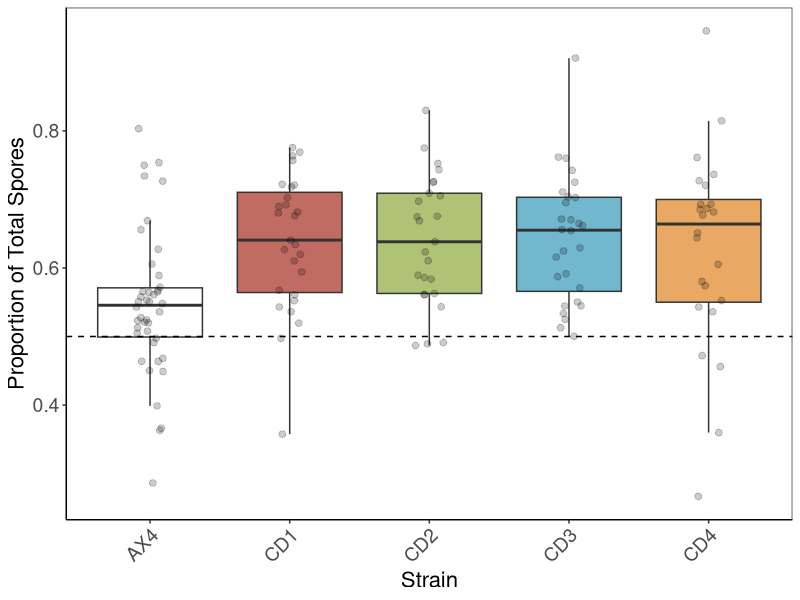
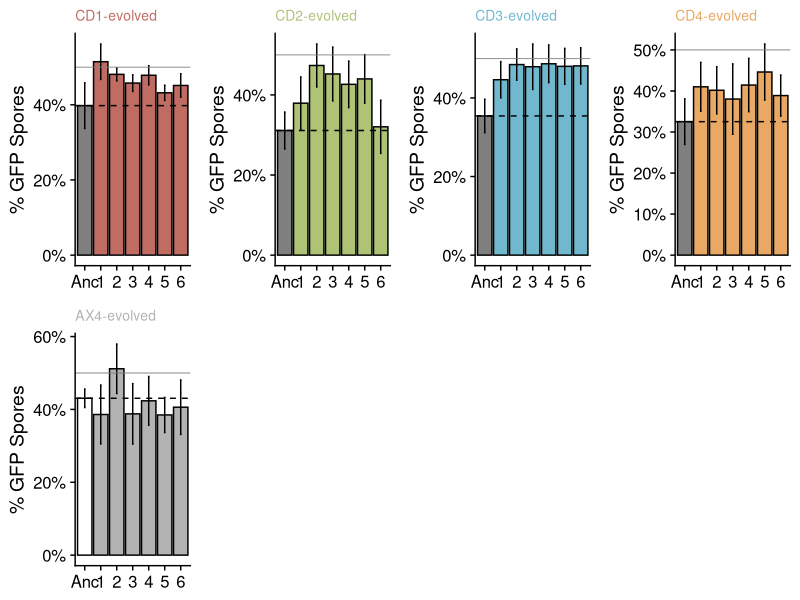
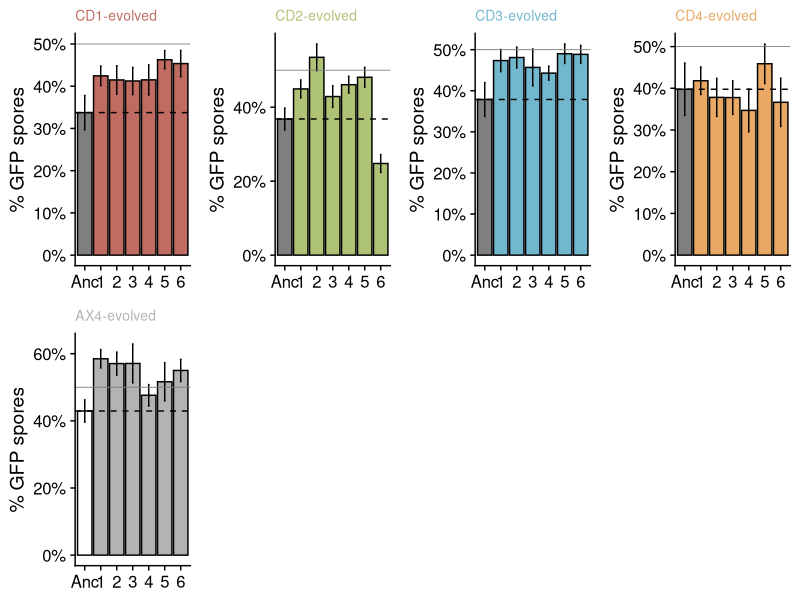
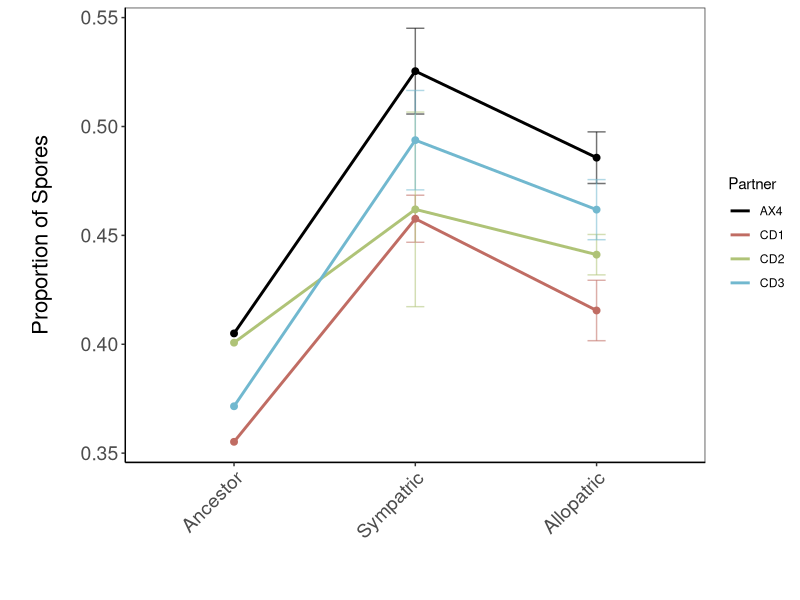
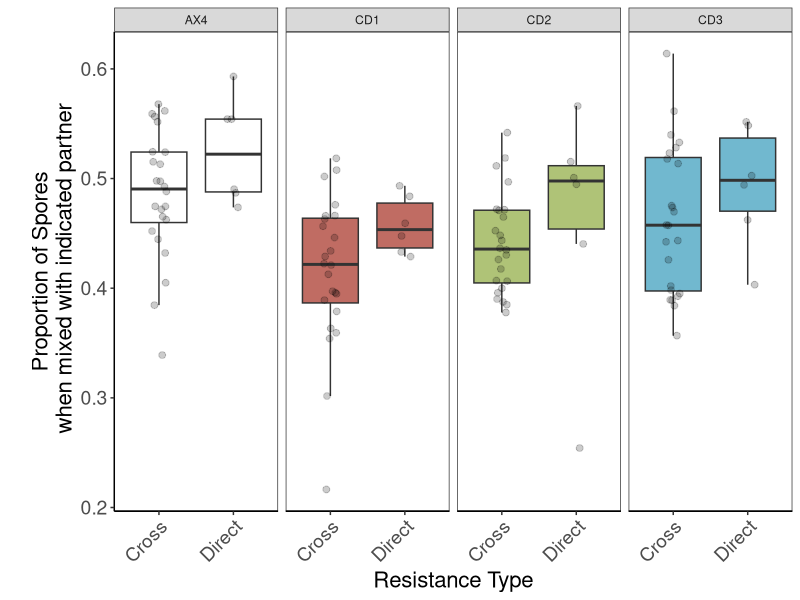
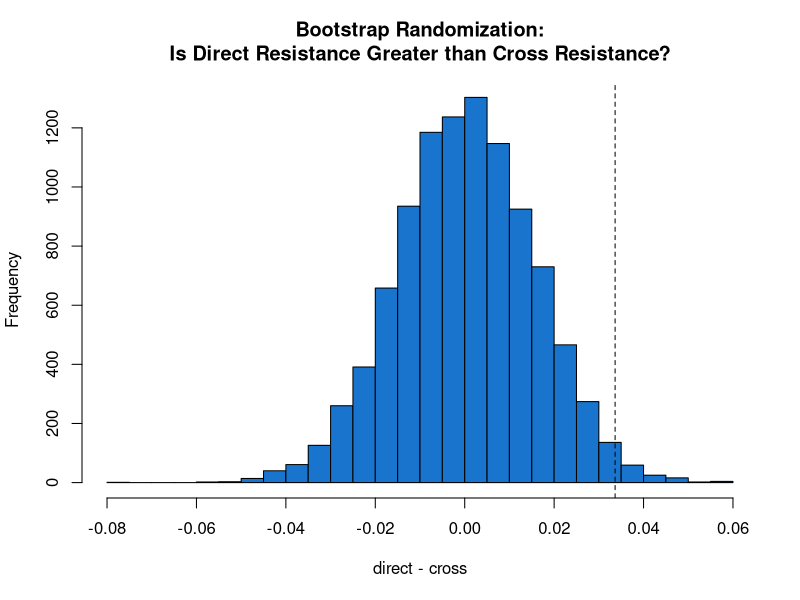

The R source for these figures, in order:
## ---- chunk 1
library(tidyverse)
library(cowplot)
library(glmmTMB)
library(emmeans)
library(scales) # formatting y-axis digits

theme_set(theme_cowplot())
my.cols <- c( CD1 = "#C06C63",CD2 = "#AFC377", CD3 = "#71B8CF", CD4 = "#E9A864", none= "gray50", "AX4" = "white") 
## ---- chunk 2

cd_data = read.table("datafiles/ancestor_resistance.txt", header=T, sep="\t")
cd_data$spores_prct_unl = 1 - cd_data$spores_prct_gfp
cd_data$strain_unl = factor(cd_data$strain_unl, levels=c("AX4", "CD1", "CD2", "CD3", "CD4"))

ggplot(data=cd_data, aes(x=strain_unl, y=spores_prct_unl,fill=factor(strain_unl))) + 
  geom_boxplot(outlier.shape=NA) + 
  geom_jitter(width=0.1,size=2,alpha=0.2) +  
  scale_fill_manual(values=my.cols) +
  geom_hline(yintercept=0.5, lty=2) + theme_bw() + 
  theme(axis.title = element_text(size = 16), 
                     axis.text = element_text(size = 14),
                     axis.text.x = element_text(angle = 45, hjust = 1),
                     panel.grid.major = element_blank(),
                     panel.grid.minor = element_blank(), 
                     axis.line = element_line(colour = "black")) +
  ylab("Proportion of Total Spores") + xlab('Strain') + theme(legend.position = "none")

## ---- chunk 3

fit1 = glmmTMB(spores_prct_unl ~ strain_unl + expt_date, data = cd_data, family=beta_family(link="logit"))
emmeans(fit1, specs = trt.vs.ctrl ~ strain_unl)

## ---- chunk 4

in_pop_resist = read.table('datafiles/evolved_population_resistance.txt', sep='\t', header=T, stringsAsFactors = F, na.strings = c("NA"))

data_sum = in_pop_resist %>% group_by(strain_unl, strain_gfp, evol_partner) %>% summarise(mean_prct_gfp_spores = mean(spores_prct_gfp), se_prct_gfp_spores = sd(spores_prct_gfp)/sqrt(length(spores_prct_gfp))) 

# Filter data to AX4 (at) and each CD strain
cd1_data_sum <- subset(data_sum, strain_unl == "CD1")
cd2_data_sum <- subset(data_sum, strain_unl == "CD2")
cd3_data_sum <- subset(data_sum, strain_unl == "CD3")
cd4_data_sum <- subset(data_sum, strain_unl == "CD4")
ax4_data_sum <- subset(data_sum, strain_unl == "AX4")

# Get the value of the control mix (CD strain vs AX4G) to use as reference line
cd1_no_evo_control = cd1_data_sum %>% filter(strain_gfp == 'AX4G') %>% pull(mean_prct_gfp_spores)
cd2_no_evo_control = cd2_data_sum %>% filter(strain_gfp == 'AX4G') %>% pull(mean_prct_gfp_spores)
cd3_no_evo_control = cd3_data_sum %>% filter(strain_gfp == 'AX4G') %>% pull(mean_prct_gfp_spores)
cd4_no_evo_control = cd4_data_sum %>% filter(strain_gfp == 'AX4G') %>% pull(mean_prct_gfp_spores)
ax4_no_evo_control = ax4_data_sum %>% filter(strain_gfp == 'AX4G') %>% pull(mean_prct_gfp_spores)

make_resistance_plot <-function(input_data, nonevolved_control, strain_col, plot_title) {
p = ggplot(data=input_data) + 
  geom_col(aes(x=strain_gfp, y=mean_prct_gfp_spores, fill=factor(evol_partner)),col='black') +  
  scale_fill_manual(values=c(strain_col, 'white'))  + 
  scale_x_discrete(labels=c('Anc', '1', '2', '3', '4', '5', '6')) +
  geom_errorbar(aes(x= strain_gfp, ymin = mean_prct_gfp_spores-se_prct_gfp_spores,                    
    ymax = mean_prct_gfp_spores +      se_prct_gfp_spores), width=0.1) + 
  geom_hline(yintercept = 0.5, lty=1, lwd=0.3, col='gray50') + 
  geom_hline(yintercept = nonevolved_control, lty=2, col='black') + 
  ylab('% GFP Spores') +
  theme(axis.title.x=element_blank()) +
  ggtitle(plot_title) + theme(plot.title = element_text(colour = strain_col, size=10, face='plain')) +
  scale_colour_manual(values = my.cols) + 
  scale_y_continuous(labels = function(x) paste0(round(as.numeric(x*100)), "%")) + 
  theme(legend.position = 'none')+
  theme(axis.title.x=element_blank())
  return(p)
}

rCD1 = make_resistance_plot(cd1_data_sum, cd1_no_evo_control, my.cols[1], 'CD1-evolved')
rCD2 = make_resistance_plot(cd2_data_sum, cd2_no_evo_control, my.cols[2], 'CD2-evolved')
rCD3 = make_resistance_plot(cd3_data_sum, cd3_no_evo_control, my.cols[3], 'CD3-evolved')
rCD4 = make_resistance_plot(cd4_data_sum, cd4_no_evo_control, my.cols[4], 'CD4-evolved')
rAX4 = make_resistance_plot(ax4_data_sum, ax4_no_evo_control, 'gray70', 'AX4-evolved')

plot_grid(rCD1, rCD2, rCD3, rCD4, rAX4, ncol=4, label_fontface = 'plain', label_size=2, hjust=0)

## ---- chunk 5

set.seed(123456)

# Filter data to AX4 and each CD strain
cd1_data <- subset(in_pop_resist, strain_unl == "CD1")
cd2_data <- subset(in_pop_resist, strain_unl == "CD2")
cd3_data <- subset(in_pop_resist, strain_unl == "CD3")
cd4_data <- subset(in_pop_resist, strain_unl == "CD4")
ax4_data <- subset(in_pop_resist, strain_unl == "AX4")

m_cd1 = glmmTMB(spores_prct_gfp ~ evol_partner + (1|evol_partner/strain_gfp) + exp_date, data = cd1_data,family=beta_family(link="logit"))
mm_cd1 = emmeans(m_cd1, specs = trt.vs.ctrl ~ evol_partner) 
summary(mm_cd1)

m_cd2 = glmmTMB(spores_prct_gfp ~ evol_partner + (1|evol_partner/strain_gfp) + exp_date, data = cd2_data,family=beta_family(link="logit"))
mm_cd2 = emmeans(m_cd2, specs = trt.vs.ctrl ~ evol_partner) 
summary(mm_cd2)

m_cd3 = glmmTMB(spores_prct_gfp ~ evol_partner + (1|evol_partner/strain_gfp) + exp_date, data = cd3_data,family=beta_family(link="logit"))
mm_cd3 = emmeans(m_cd3, specs = trt.vs.ctrl ~ evol_partner) 
summary(mm_cd3)

m_cd4 = glmmTMB(spores_prct_gfp ~ evol_partner + (1|evol_partner/strain_gfp) + exp_date, data = cd4_data,family=beta_family(link="logit"))
mm_cd4 = emmeans(m_cd4, specs = trt.vs.ctrl ~ evol_partner) 
summary(mm_cd4)

m_ax4 = glmmTMB(spores_prct_gfp ~ evol_partner + (1|evol_partner/strain_gfp) + exp_date, data = ax4_data,family=beta_family(link="logit"))
mm_ax4 = emmeans(m_ax4, specs = trt.vs.ctrl ~ evol_partner) 
summary(mm_ax4) # NS

 
## ---- chunk 6

in_resist = read.table('datafiles/evolved_isolates_resistance.txt', header=T, sep='\t', stringsAsFactors = F,na.strings = "NA") 

# Drop any replicates if either strain did not develop clonally
resist_filt= in_resist %>% filter(., spef_gfp > 0 & spef_unl > 0) %>% drop_na(spef_gfp, spef_unl) 

## Create factor 'mixtype' to categorise different mixes
resist = resist_filt %>% mutate(mixtype = 
                    case_when(
                    evol_partner == strain_unl ~ "Direct",
                    strain_gfp=="AX4_G" & startsWith(strain_unl, "r") ~ "Res_vs_Anc",
                    strain_gfp=="AX4_G" & startsWith(strain_unl, "CD") ~ "Cheat_vs_Anc",
                    strain_gfp=="AX4_G" & strain_unl=='AX4' ~ "Anc_vs_Anc",
                    evol_partner != strain_unl ~ "Cross",
                           ))

# Create "pop", which renames rCD2.1 to 1 and AX4_G to Anc, etc. for plotting purposes
resist$pop = resist$strain_gfp
resist = resist %>% mutate(pop = str_remove(pop, ".*\\.")) %>% mutate(pop = gsub("AX4_G", "Anc", pop))

clonal_direct_all = resist %>% filter(mixtype=='Direct'|mixtype=='Cheat_vs_Anc'|mixtype=='Anc_vs_Anc') 

# Average over replicates to create 'summarised' data
clonal_direct_sum = clonal_direct_all %>% group_by(strain_unl, strain_gfp, evol_partner, mixtype, pop) %>% summarise(mean_prct_gfp_spores = mean(spores_prct_gfp, na.rm=T), se_prct_gfp_spores = sd(spores_prct_gfp)/sqrt(length(spores_prct_gfp)))

clonal_direct_all = droplevels(clonal_direct_all)
clonal_direct_sum = droplevels(clonal_direct_sum)

## ---- chunk 7

# Filter data to AX4 (anc) and each CD strain
cd1_data <- subset(clonal_direct_all, strain_unl == "CD1")
cd2_data <- subset(clonal_direct_all, strain_unl == "CD2")
cd3_data <- subset(clonal_direct_all, strain_unl == "CD3")
cd4_data <- subset(clonal_direct_all, strain_unl == "CD4")
ax4_data <- subset(clonal_direct_all, strain_unl == "AX4")

cd1_data_sum = subset(clonal_direct_sum, strain_unl=="CD1")
cd2_data_sum = subset(clonal_direct_sum, strain_unl=="CD2")
cd3_data_sum = subset(clonal_direct_sum, strain_unl=="CD3")
cd4_data_sum = subset(clonal_direct_sum, strain_unl=="CD4")
ax4_data_sum = subset(clonal_direct_sum, strain_unl=="AX4")

# Info for reference line
cd1_no_evo_control = cd1_data_sum %>% filter(strain_gfp == 'AX4_G') %>% pull(mean_prct_gfp_spores)
cd2_no_evo_control = cd2_data_sum %>% filter(strain_gfp == 'AX4_G') %>% pull(mean_prct_gfp_spores)
cd3_no_evo_control = cd3_data_sum %>% filter(strain_gfp == 'AX4_G') %>% pull(mean_prct_gfp_spores)
cd4_no_evo_control = cd4_data_sum %>% filter(strain_gfp == 'AX4_G') %>% pull(mean_prct_gfp_spores)
ax4_no_evo_control = ax4_data_sum %>% filter(strain_gfp == 'AX4_G') %>% pull(mean_prct_gfp_spores)
## ---- chunk 8

make_resistance_plot <-function(input_data, nonevolved_control, strain_col, plot_title) {
p = ggplot(data=input_data) + 
  geom_col(aes(x=strain_gfp, y=mean_prct_gfp_spores, fill=factor(evol_partner)),col='black') +  
  scale_fill_manual(values=c(strain_col, 'white'))  + 
  scale_x_discrete(labels=c('Anc', '1', '2', '3', '4', '5', '6')) +
  geom_errorbar(aes(x= strain_gfp, ymin = mean_prct_gfp_spores-se_prct_gfp_spores, 
                    ymax =         mean_prct_gfp_spores+se_prct_gfp_spores), width=0.1) + 
  geom_hline(yintercept = 0.5, lty=1, lwd=0.3, col='gray50') + 
  geom_hline(yintercept = nonevolved_control, lty=2, col='black') + 
  ylab('% GFP spores') + 
  ggtitle(plot_title) + theme(plot.title = element_text(colour = strain_col, size=10, face='plain')) +
  scale_colour_manual(values = my.cols) + 
  scale_y_continuous(labels = function(x) paste0(round(as.numeric(x*100)), "%")) + 
  theme(legend.position = 'none')+
  theme(axis.title.x=element_blank())
  return(p)
}

rCD1 = make_resistance_plot(cd1_data_sum, cd1_no_evo_control, my.cols[1], 'CD1-evolved')
rCD2 = make_resistance_plot(cd2_data_sum, cd2_no_evo_control, my.cols[2], 'CD2-evolved')
rCD3 = make_resistance_plot(cd3_data_sum, cd3_no_evo_control, my.cols[3], 'CD3-evolved')
rCD4 = make_resistance_plot(cd4_data_sum, cd4_no_evo_control, my.cols[4], 'CD4-evolved')
rAX4 = make_resistance_plot(ax4_data_sum, ax4_no_evo_control, 'gray70', 'AX4-evolved')

plot_grid(rCD1, rCD2, rCD3, rCD4, rAX4, ncol=4, label_fontface = 'plain', label_size=2, hjust=0)


## ---- chunk 9

set.seed(123456)

library(emmeans)

m_cd1 = glmmTMB(spores_prct_gfp ~ evol_partner + (1|evol_partner/strain_gfp) + exp_date, data = cd1_data,family=beta_family(link="logit"))
mm_cd1 = emmeans(m_cd1, specs = trt.vs.ctrl ~ evol_partner) 
summary(mm_cd1) # cd1-evolved significantly different from ax4

m_cd2 = glmmTMB(spores_prct_gfp ~ evol_partner + (1|evol_partner/strain_gfp) + exp_date, data = cd2_data,family=beta_family(link="logit"))
mm_cd2 = emmeans(m_cd2, specs = trt.vs.ctrl ~ evol_partner) 
summary(mm_cd2) # cd2-evolved not significantly different from ax4

# Looks like not significant primarily because of one strain, rCD2.6. Let's see if that's true:
cd2_wo_pop6 = cd2_data %>% filter(strain_gfp!='rCD2.6')
m_cd2_wo_pop6 = glmmTMB(spores_prct_gfp ~ evol_partner + (1|evol_partner/strain_gfp) + exp_date, data = cd2_wo_pop6,family=beta_family(link="logit"))
mm_cd2_wo_pop6 = emmeans(m_cd2_wo_pop6, specs = trt.vs.ctrl ~ evol_partner) 
summary(mm_cd2_wo_pop6) # cd2-evolved significantly different from ax4

m_cd3 = glmmTMB(spores_prct_gfp ~ evol_partner + (1|evol_partner/strain_gfp) + exp_date, data = cd3_data,family=beta_family(link="logit"))
mm_cd3 = emmeans(m_cd3, specs = trt.vs.ctrl ~ evol_partner) 
summary(mm_cd3) # cd3-evolved significantly different from ax4

m_cd4 = glmmTMB(spores_prct_gfp ~ evol_partner + (1|evol_partner/strain_gfp) + exp_date, data = cd4_data,family=beta_family(link="logit"))
mm_cd4 = emmeans(m_cd4, specs = trt.vs.ctrl ~ evol_partner) 
summary(mm_cd4) # cd4-evolved NOT significantly different from ax4

# Looks like not significant primarily because of one strain, rCD4.4. Let's see if that's true
cd4_wo_pop4 = cd4_data %>% filter(strain_gfp!='rCD4.4')

m_cd4_wo_pop4 = glmmTMB(spores_prct_gfp ~ evol_partner + (1|evol_partner/strain_gfp) + exp_date, data = cd4_wo_pop4,family=beta_family(link="logit"))
mm_cd4_wo_pop4 = emmeans(m_cd4_wo_pop4, specs = trt.vs.ctrl ~ evol_partner) 
summary(mm_cd4_wo_pop4) # Still NS -- no, wasn't just this one pop

# Using strain as a fixed effect, let's compare each strain to the ancestor, AX4_G
m_cd4 = glmmTMB(spores_prct_gfp ~ strain_gfp + exp_date , data = cd4_data,family=beta_family(link="logit"))
mm_cd4 = emmeans(m_cd4, specs = trt.vs.ctrl ~ strain_gfp, ref=1) 
summary(mm_cd4)  # None are significant 

m_ax4 = glmmTMB(spores_prct_gfp ~ evol_partner + (1|evol_partner/strain_gfp) + exp_date, data = ax4_data,family=beta_family(link="logit"))
mm_ax4 = emmeans(m_ax4, specs = trt.vs.ctrl ~ evol_partner) 
summary(mm_ax4) # AX4-evolved significantly different from AX4 (i.e, their anc)

## ---- chunk 10

# Filter to just cross-resistance assays. 
in_cross_assays = resist %>% filter(expt_category=='cross')

# Create and assign 'mixtype'
cross_assays = in_cross_assays %>% 
  mutate(mixtype = 
    case_when(evol_partner == strain_unl ~ "Direct",
                              strain_gfp=="AX4_G" & startsWith(strain_unl, "r") ~ "Res_vs_Anc",
                              strain_gfp=="AX4_G" & startsWith(strain_unl, "CD") ~ "Cheat_vs_Anc",
                              strain_gfp=="AX4_G" & strain_unl=='AX4' ~ "Anc_vs_Anc",
                              evol_partner != strain_unl ~ "Cross",
                                  )
                              )

# Filter
all_raw = cross_assays %>% filter(strain_unl!='CD4') %>% filter(., spef_gfp > 0 & spef_unl > 0) %>% drop_na(spef_gfp, spef_unl) 

## ---- chunk 11

all_sum = all_raw %>% group_by(strain_unl, strain_gfp,evol_partner,mixtype) %>% 
  summarise(mean_spores_prct_gfp = mean(spores_prct_gfp,na.rm=T))

all_raw = droplevels(all_raw)
all_sum = droplevels(all_sum)

data_for_anova = all_raw %>% filter(mixtype=='Direct' | mixtype=='Cross')  # just evolved strains

data_for_anova$mixtype = factor(data_for_anova$mixtype) 
data_for_anova$strain_gfp = factor(data_for_anova$strain_gfp)
data_for_anova$strain_unl = factor(data_for_anova$strain_unl)
data_for_anova$expt_date = factor(data_for_anova$exp_date) 
data_for_anova$evol_partner = factor(data_for_anova$evol_partner)

data_for_anova$strain_gfp = droplevels(data_for_anova$strain_gfp)
data_for_anova$strain_unl = droplevels(data_for_anova$strain_unl)
data_for_anova$expt_date = droplevels(data_for_anova$expt_date)
data_for_anova$evol_partner = droplevels(data_for_anova$evol_partner)

## ---- chunk 12

my.cols <- c( CD1 = "#C06C63",CD2 = "#AFC377", CD3 = "#71B8CF", "AX4" ="black") 

all_sum$type <- ifelse(all_sum$strain_unl == all_sum$evol_partner, "Sympatric", "Allopatric")
all_sum$type <- ifelse(all_sum$strain_gfp == "AX4_G", "Ancestor", all_sum$type)
all_sum$type <- factor(all_sum$type, levels=c("Ancestor", "Sympatric", "Allopatric"))

# Average across strains as a function of whether they are an "ancestor", "experienced", or "naive" strain (where the latter two evolved with or without that cheater)
agg = all_sum %>% group_by(strain_unl, type) %>% summarise(mean=mean(mean_spores_prct_gfp, na.rm=TRUE), se=sd(mean_spores_prct_gfp, na.rm=TRUE)/sqrt(length(mean_spores_prct_gfp)))

ggplot(agg, aes(y=mean, x=type)) +
 geom_errorbar(aes(ymin=mean-se, ymax=mean+se,colour=strain_unl,alpha=0.005),width=.1, show.legend = F) +
           labs(y = "\nProportion of Spores\n", x = "\n", color = "Partner") +
 geom_point(aes(color = strain_unl),size=2,show.legend=F)+
 geom_line(aes(group = strain_unl,color =strain_unl), size = 1) +
  scale_colour_manual(values=my.cols) +
 labs(y = "\nProportion of Spores\n", x = "\n", color = "Partner") +
 theme_bw() + theme(axis.title = element_text(size = 16),
                  axis.text = element_text(size = 14),
                    axis.text.x = element_text(angle = 45, hjust = 1),
                    panel.grid.major = element_blank(),
                    panel.grid.minor = element_blank(),
                    axis.line = element_line(colour = "black"))

## ---- chunk 13

my.cols <- c( CD1 = "#C06C63",CD2 = "#AFC377", CD3 = "#71B8CF", "AX4" ="white") 

data_for_plot = all_sum %>% filter(mixtype=='Direct' | mixtype=='Cross')  

ggplot(data_for_plot, aes(y=mean_spores_prct_gfp, x=mixtype)) +
    geom_boxplot(aes(fill=strain_unl), outlier.shape=NA) + 
    geom_jitter(size=2,width=.1, colour ="black",alpha=0.2,show.legend=F) +
  scale_fill_manual(values=my.cols) +
  facet_grid(~ strain_unl) +
  labs(y = "\nProportion of Spores\n when mixed with indicated partner", x = "\n", color = "Partner") +
  theme_bw() + theme(axis.title = element_text(size = 16), 
                     axis.text = element_text(size = 14),
                     axis.text.x = element_text(angle = 45, hjust = 1),
                     panel.grid.major = element_blank(),
                     panel.grid.minor = element_blank(), 
                     axis.line = element_line(colour = "black"),
                     legend.position = "NONE") +
  xlab('Resistance Type')

## ---- chunk 14

mod.final = glmmTMB(spores_prct_gfp ~ mixtype + (1|strain_unl) + (1|strain_gfp) + exp_date, REML=T,data = data_for_anova,family=beta_family(link="logit"))
contrast_mixtype = emmeans(mod.final, specs = trt.vs.ctrl ~ mixtype) 
summary(contrast_mixtype)

## ---- chunk 15
# Need to use the "direct" resistance assays that were carried out side-by-side with cross-resistance assays.
# This means subsetting from cross_sum those assays 

# So, subset from cross_sum:
direct = subset(all_sum, mixtype=='Direct')
cross = subset(all_sum, mixtype=='Cross')

both = rbind(direct, cross)
num_c=length(cross$mean_spores_prct_gfp)
num_d=length(direct$mean_spores_prct_gfp)

n=10000 # number of times to resample
boot.t <- c(1:n)
for (i in 1:n){
  curr_sample <- sample(both$mean_spores_prct_gfp, replace=TRUE)
  boot.t[i] = mean(curr_sample[1:num_d]) - mean(curr_sample[(num_d+1):length(curr_sample)])
}

obs=mean(direct$mean_spores_prct_gfp) - mean(cross$mean_spores_prct_gfp)
p.h0 = length(boot.t[boot.t>obs])/(n+1) # P of one-sided t-test

hist(boot.t,20,  col='dodgerblue3', xlab='direct - cross', main='Bootstrap Randomization:\nIs Direct Resistance Greater than Cross Resistance?')
abline(v=obs, lty=2)

## ---- chunk 16

# Get mean AX4_G data:
anc_data = all_sum %>% filter(strain_gfp=='AX4_G') %>% select(mean_spores_prct_gfp)

#  strain_unl strain_gfp evol_partner mean_spores_prct_gfp
#  <chr>      <chr>      <chr>                       <dbl>
#1 AX4        AX4_G      NONE                        0.405
#2 CD1        AX4_G      NONE                        0.355
#3 CD2        AX4_G      NONE                        0.401
#4 CD3        AX4_G      NONE                        0.372

evo_data = all_sum %>% filter(mixtype=='Direct') %>% group_by(strain_unl) %>% summarise(mean_rCD = mean(mean_spores_prct_gfp))

# strain_unl     mean_rCD
# AX4	          0.5254100			
# CD1	          0.4576333			
# CD2	          0.4619458			
# CD3	          0.4937194	

diff = evo_data[,2] - anc_data[,4] # difference between evolved and ancestral %gfp spores with a given partner
grand_mean_imporove = diff %>% summarise(across(where(is.numeric), ~mean(.x, na.rm=T))) # take mean

#mean_rCD
#<dbl>
#0.1015697

# So, magnitude of direct benefit vs overall evolution:
perc_of_improve = obs/grand_mean_imporove

#mean_rCD
#<dbl>
#0.3311845	
